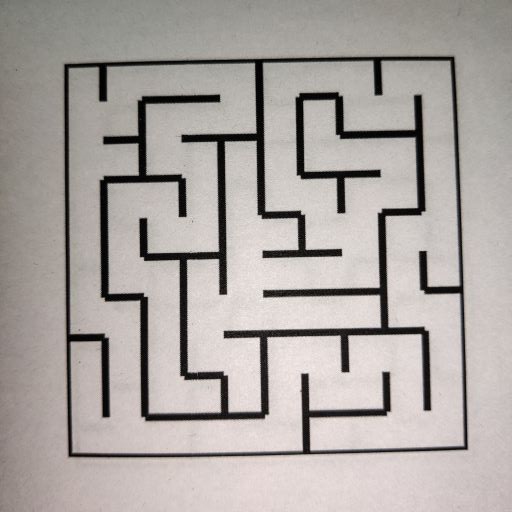
#> input picture Task1/task_1b_detect_and_encode_maze/test_cases/maze00.jpg, 512 x 512 px, found by its file name; its folder holds only this picture in this run
$ python task_1b.py
#> lines starting #> are read from the running program, lines starting #| are printed output that depends on the picture; after the words box and inside, x2 and y2 are one past the last pixel; in counts of white or black regions, pixels touching at a corner belong together
#> further down, input_img is the input picture: shape (512, 512, 3); mean B, G, R 161.5, 164.9, 171
'''
*****************************************************************************************
*
*        		===============================================
*           		Nirikshak Bot (NB) Theme (eYRC 2020-21)
*        		===============================================
*
*  This script is to implement Task 1B of Nirikshak Bot (NB) Theme (eYRC 2020-21).
*
*  This software is made available on an "AS IS WHERE IS BASIS".
*  Licensee/end user indemnifies and will keep e-Yantra indemnified from
*  any and all claim(s) that emanate from the use of the Software or
*  breach of the terms of this agreement.
*
*  e-Yantra - An MHRD project under National Mission on Education using ICT (NMEICT)
*
*****************************************************************************************
'''

# Team ID:			[ Team-ID ]
# Author List:		[ Names of team members worked on this file separated by Comma: Name1, Name2, ... ]
# Filename:			task_1b.py
# Functions:		applyPerspectiveTransform, detectMaze, writeToCsv
# 					[ Comma separated list of functions in this file ]
# Global variables:
# 					[ List of global variables defined in this file ]


####################### IMPORT MODULES #######################
## You are not allowed to make any changes in this section. ##
## You have to implement this task with the three available ##
## modules for this task (numpy, opencv, csv)               ##
##############################################################
import numpy as np
import cv2
import csv
##############################################################


################# ADD UTILITY FUNCTIONS HERE #################
## You can define any utility functions for your code.      ##
## Please add proper comments to ensure that your code is   ##
## readable and easy to understand.                         ##
##############################################################

#this function will return weight of the box

def weight( points , img) :                   #points r the 2d numpy aarray containging co ordinates of point
    i1 = points[0][0]
    j1 = points[0][1]

    i2 = points[1][0]                          #extracting points from array
    j2 = points[1][1]

    i4 = points[2][0]
    j4 = points[2][1]

    i3 = points[3][0]
    j3 = points[3][1]

    imgray = cv2.cvtColor(img, cv2.COLOR_BGR2GRAY)                 #to convert image into binary image
    ret, img  = cv2.threshold(imgray, 127, 255, 0)
    length , height   = img.shape

    Ans = 0
    a = 0                                   #starting points a,b,c,d so that one weight should not add twice
    b = 0
    c = 0
    d = 0
    ans = []

	# now for check in the middle of each side of box we will check 10 pixels back,forth or up,down for black pixel
	# and we will add image according to that
    for _ in range(-10 , 10 ) :

        if ( a== 0 and j1 >= 0 and j1 < 15)    or     ( a== 0 and ( (j1+j2)//2 + _ > 0 and (j1+j2)//2 + _ < height   ) and (img[ (j1+j2)//2 + _ , (i1+i2)//2  ] == 0    )) :
            Ans = Ans + 2              #Adding weight         2         as it is closed at        up         side
            a = 1                      #so this 2 should not add again
            ans.append(2)

        if ( b == 0 and i1 >= 0 and i1 < 15 )  or   ( b==0 and  (  (i1+i3)//2 + _ > 0 and (i1+i3)//2 + _ < length  ) and ( img[ (j1+j3)//2  , (i1+i3)//2 + _   ] ==0   )) :
            Ans = Ans + 1              #Adding weight        1         as it is closed at          left        side
            b = 1
            ans.append(1)
            #cv.circle(img1,(  (i1+i3)//2 + _ , (j1+j3)//2      ), 2 , (0,0,255), -1)

        if ( c == 0 and j3 <= height and j3 >= height - 10) or  (c==0  and ( (j3+j4)//2 + _ > 0 and  (j3+j4)//2 + _ < height  ) and  (  img[ (j3+j4)//2 + _  , (i3+i4)//2    ] ==0    ))   :
            Ans = Ans + 8              #Adding weight          8           as it is closed at       down       side
            c = 1
            ans.append(8)
            #cv.circle(img1,(  (i3+i4)//2 , (j3+j4)//2 + _     ), 2 , (0,0,255), -1)

        if ( d ==0 and i4 <= length and i4 >= length - 10 ) or (d==0  and ( (i2+i4)//2 + _ > 0 and ( (i2+i4)//2 + _ < length  )) and   (  img[  (j2+j4)//2   , (i2+i4)//2 + _  ] == 0   ))     :
            Ans = Ans + 4              #Adding weight         4          as it is closed at       right       side
            d= 1
            ans.append(4)
            #cv.circle(img1,( (i2+i4)//2 + _  , (j2+j4)//2    ), 2 , (0,0,255), -1)

    return Ans , ans


##############################################################


def applyPerspectiveTransform(input_img):

	"""
	Purpose:
	---
	takes a maze test case image as input and applies a Perspective Transfrom on it to isolate the maze

	Input Arguments:
	---
	`input_img` :   [ numpy array ]
		maze image in the form of a numpy array

	Returns:
	---
	`warped_img` :  [ numpy array ]
		resultant warped maze image after applying Perspective Transform

	Example call:
	---
	warped_img = applyPerspectiveTransform(input_img)
	"""

	warped_img = None

	##############	ADD YOUR CODE HERE	##############

	img = input_img

	imgray = cv2.cvtColor(img, cv2.COLOR_BGR2GRAY)
	ret, thresh = cv2.threshold(imgray, 127, 255, 0)               #converting image into binary
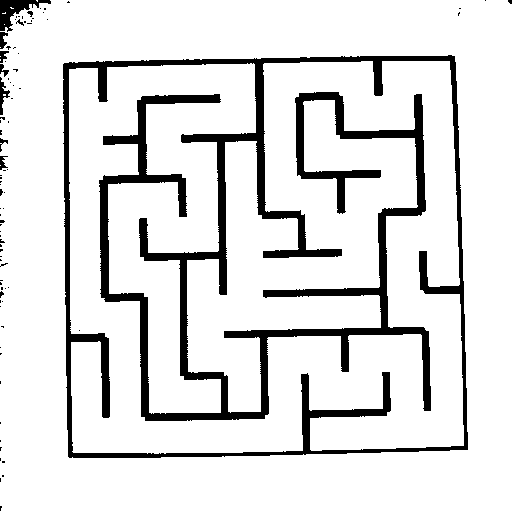
#> thresh: shape (512, 512); 87.6% white; 84 black regions (74 under 20 px)

	contours, hierarchy = cv2.findContours(thresh, cv2.RETR_LIST, cv2.CHAIN_APPROX_SIMPLE)      #finding counters
#> contours = 55 contours, 50 with area under 20; largest, box (x1, y1, x2, y2) and area: (0, 0, 512, 512) 259767, (62, 54, 469, 459) 158336, (69, 61, 464, 454) 122606, (26, 10, 34, 18) 30, (16, 18, 25, 27) 28

	max = 0                        #to find maximum perimeter
	Ans = 0                        #to remember square
	for _ in contours :
		area = cv2.contourArea(_)                           #to get area of conter
		perimeter = cv2.arcLength(_,True)                   # to get perimeter of conter

		# this will check if the given counter is square
		#by checking one of its properties
		check = area - (perimeter//4)**2
		if check > -10000 and check < 10000 and area > max :
			max = area                                              #taking largest square
			#print(area)
			Ans = _
#> this loop made 55 passes
#> (area, perimeter, check, max) on pass 27: (158335.5, 1627.5, -6500.5, 158335.5)
#> (area, perimeter, check) on passes 23, 39, 48, 54: (122606.5, 7987, -3861409.5), (28, 24.97, -8), (29.5, 23.56, 4.5), (259767, 2308, -72009)
#> after the loop, Ans = contour of 198 points, box (x1, y1, x2, y2) (62, 54, 469, 459), area 158336; max = 158335.5


	x , y , w , h = cv2.boundingRect(Ans)
#> x = 62; y = 54; w = 407; h = 405
	img = img[ y:y+h , x:x+w]                               #croping image
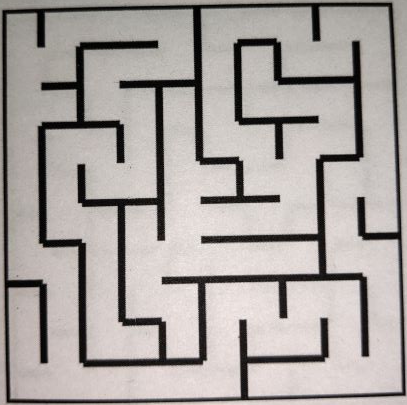
#> img: shape (405, 407, 3); mean B, G, R 159.9, 162.9, 168.8
	                                                        #getting required square


	warped_img = img


	##################################################

	return warped_img


def detectMaze(warped_img):

	"""
	Purpose:
	---
	takes the warped maze image as input and returns the maze encoded in form of a 2D array

	Input Arguments:
	---
	`warped_img` :    [ numpy array ]
		resultant warped maze image after applying Perspective Transform

	Returns:
	---
	`maze_array` :    [ nested list of lists ]
		encoded maze in the form of a 2D array

	Example call:
	---
	maze_array = detectMaze(warped_img)
	"""

	maze_array = []

	##############	ADD YOUR CODE HERE	##############

	img = warped_img

	length , height , ____ = img.shape
#> length = 405; height = 407
	i = 0
	j = 0

	array_main = []

	#this will divide the image into 10 squares
	#co ordinates of that square will be send to weight function to calculate weight
	for _ in range(10) :
		i1 = 0
		j1 = j
		array_sub = []
		for __ in range(10) :

			# co ordinates of square _,__
			pts = np.array([[ i1              ,  j1                     ],
							[ i1 + (length/10) ,  j1         ],
							[ i1 + (length/10)  ,  j1 + (height/10)         ],
							[ i1              ,  j1  + (height/10)                   ]],
							np.int32)

			_m_ = weight( pts  , img)  #sending this co ordinates to get weight
			mmm = 0
			for _1 in _m_[1] :
				mmm = mmm + _1
			array_sub.append(mmm )                #calculating weight

			i1 = i1 + (length/10)                  #to move right

		array_main.append(array_sub)

		j = j + (height/10)                       #to move downwords
#> this loop made 10 passes
#> pass 1, in weight, `ret, img  = cv2.threshold(imgray, 127, 255, 0)`:
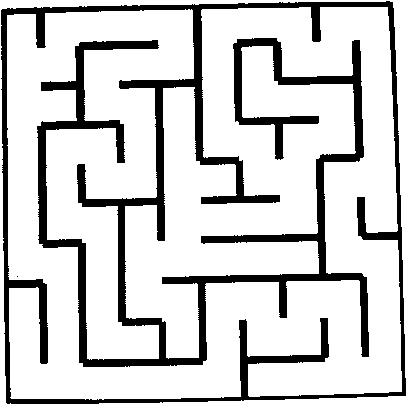
#> img: shape (405, 407); 81.1% white; 2 black regions (1 under 20 px), largest, box (x1, y1, x2, y2) and area: (1, 1, 406, 404) 31097
#> after the loop, array_main = 10 items, first 6: [7, 3, 10, 10, 6, 3, 10, 6, 3, 6], [1, 12, 3, 10, 12, 5, 7, 9, 12, 5], [1, 14, 9, 6, 7, 5, 9, 10, 6, 5], [5, 3, 6, 5, 5, 9, 6, 3, 12, 5], [5, 5, 9, 12, 1, 14, 9, 4, 3, 4], [5, 9, 6, 7, 1, 10, 10, 12, 5, 13]; j = 407


	maze_array = array_main
#> maze_array has the same summary as array_main


	##################################################

	return maze_array


# NOTE:	YOU ARE NOT ALLOWED TO MAKE ANY CHANGE TO THIS FUNCTION
def writeToCsv(csv_file_path, maze_array):

	"""
	Purpose:
	---
	takes the encoded maze array and csv file name as input and writes the encoded maze array to the csv file

	Input Arguments:
	---
	`csv_file_path` :	[ str ]
		file path with name for csv file to write

	`maze_array` :		[ nested list of lists ]
		encoded maze in the form of a 2D array

	Example call:
	---
	warped_img = writeToCsv('test_cases/maze00.csv', maze_array)
	"""

	with open(csv_file_path, 'w', newline='') as file:
		writer = csv.writer(file)
		writer.writerows(maze_array)


# NOTE:	YOU ARE NOT ALLOWED TO MAKE ANY CHANGE TO THIS FUNCTION
#
# Function Name:    main
#        Inputs:    None
#       Outputs:    None
#       Purpose:    This part of the code is only for testing your solution. The function first takes 'maze00.jpg'
# 					as input, applies Perspective Transform by calling applyPerspectiveTransform function,
# 					encodes the maze input in form of 2D array by calling detectMaze function and writes this data to csv file
# 					by calling writeToCsv function, it then asks the user whether to repeat the same on all maze images
# 					present in 'test_cases' folder or not. Write your solution ONLY in the space provided in the above
# 					applyPerspectiveTransform and detectMaze functions.

if __name__ == "__main__":

	# path directory of images in 'test_cases' folder
	img_dir_path = 'test_cases/'

	# path to 'maze00.jpg' image file
	file_num = 0
	img_file_path = img_dir_path + 'maze0' + str(file_num) + '.jpg'

	print('\n============================================')
	print('\nFor maze0' + str(file_num) + '.jpg')

	# path for 'maze00.csv' output file
	csv_file_path = img_dir_path + 'maze0' + str(file_num) + '.csv'

	# read the 'maze00.jpg' image file
	input_img = cv2.imread(img_file_path)

	# get the resultant warped maze image after applying Perspective Transform
	warped_img = applyPerspectiveTransform(input_img)

	if type(warped_img) is np.ndarray:

		# get the encoded maze in the form of a 2D array
		maze_array = detectMaze(warped_img)
#> maze_array has the same summary as array_main in detectMaze

		if (type(maze_array) is list) and (len(maze_array) == 10):

			print('\nEncoded Maze Array = %s' % (maze_array))
#> (printed output is left out)
			print('\n============================================')

			# writes the encoded maze array to the csv file
			writeToCsv(csv_file_path, maze_array)

			cv2.imshow('warped_img_0' + str(file_num), warped_img)
			cv2.waitKey(0)
			cv2.destroyAllWindows()

		else:

			print('\n[ERROR] maze_array returned by detectMaze function is not complete. Check the function in code.\n')
			exit()

	else:

		print('\n[ERROR] applyPerspectiveTransform function is not returning the warped maze image in expected format! Check the function in code.\n')
		exit()

	choice = input('\nDo you want to run your script on all maze images ? => "y" or "n": ')
#> the answer given: ../task_1b_detect_and_encode_maze/test_cases/maze00.jpg

	if choice == 'y':

		for file_num in range(1, 10):

			# path to image file
			img_file_path = img_dir_path + 'maze0' + str(file_num) + '.jpg'

			print('\n============================================')
			print('\nFor maze0' + str(file_num) + '.jpg')

			# path for csv output file
			csv_file_path = img_dir_path + 'maze0' + str(file_num) + '.csv'

			# read the image file
			input_img = cv2.imread(img_file_path)

			# get the resultant warped maze image after applying Perspective Transform
			warped_img = applyPerspectiveTransform(input_img)

			if type(warped_img) is np.ndarray:

				# get the encoded maze in the form of a 2D array
				maze_array = detectMaze(warped_img)

				if (type(maze_array) is list) and (len(maze_array) == 10):

					print('\nEncoded Maze Array = %s' % (maze_array))
					print('\n============================================')

					# writes the encoded maze array to the csv file
					writeToCsv(csv_file_path, maze_array)

					cv2.imshow('warped_img_0' + str(file_num), warped_img)
					cv2.waitKey(0)
					cv2.destroyAllWindows()

				else:

					print('\n[ERROR] maze_array returned by detectMaze function is not complete. Check the function in code.\n')
					exit()

			else:

				print('\n[ERROR] applyPerspectiveTransform function is not returning the warped maze image in expected format! Check the function in code.\n')
				exit()

	else:

		print('')
